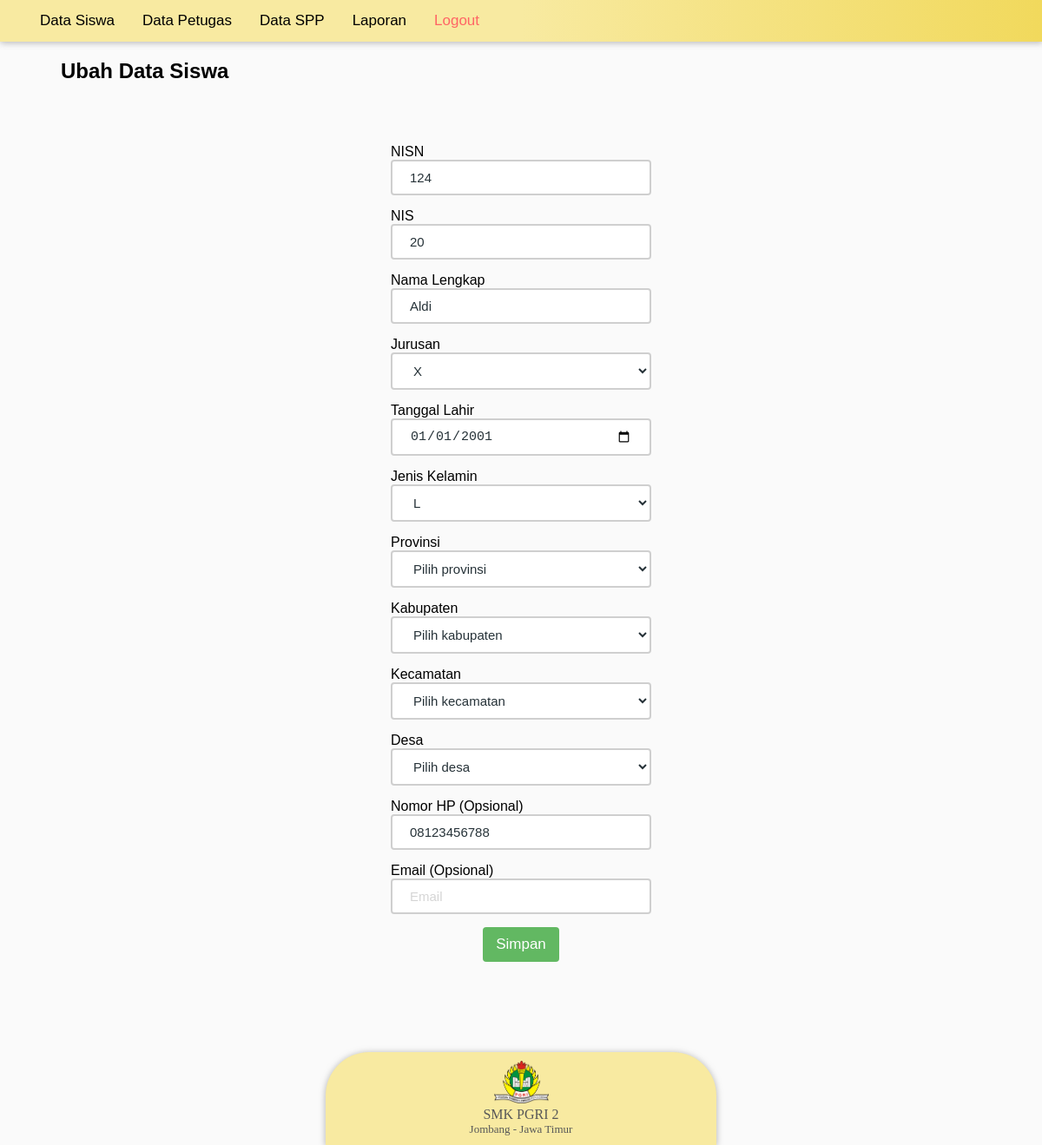
Screenshot of /includes/admin/?p=ubah-siswa&nisn=124 (signed in) with the database file from the repository.
### tables this page shows
CREATE TABLE `tb_siswa` (
  `nisn` int(11) NOT NULL,
  `nis` int(11) NOT NULL,
  `nama_lengkap` varchar(100) NOT NULL,
  `kelas` varchar(3) NOT NULL,
  `tanggal_lahir` date NOT NULL,
  `jenis_kelamin` enum('L','P') NOT NULL,
  `nomor_hp` varchar(13) DEFAULT NULL,
  `email` varchar(50) DEFAULT NULL,
  `id_desa` varchar(10) NOT NULL
);

### config/koneksi.php (called while the page is built, shortened)
<?php
    class Koneksi {
        var $host = 'localhost';
        var $user = 'root';
        var $pass = '';
        var $db_name = 'spp-pi-revisi';
        public function __construct() {
            $this->konek = mysqli_connect($this->host, $this->user, $this->pass, $this->db_name);
        }
    }

### includes/admin/admin.php (called while the page is built, shortened)
<?php
    require_once '../../config/koneksi.php';
    class Admin extends Koneksi {
        public function getDataSiswaByNisn($nisn){
            $stmt = mysqli_query($this->konek, "SELECT tb_siswa.*, kecamatan.id id_kecamatan, kabupaten.id id_kabupaten, provinsi.id id_provinsi FROM tb_siswa
            INNER JOIN wilayah_administratif_indonesia.desa ON desa.id = tb_siswa.id_desa
            INNER JOIN wilayah_administratif_indonesia.kecamatan ON kecamatan.id = desa.id_kecamatan
            INNER JOIN wilayah_administratif_indonesia.kabupaten ON kabupaten.id = kecamatan.id_kabupaten
            INNER JOIN wilayah_administratif_indonesia.provinsi ON provinsi.id = kabupaten.id_provinsi
            WHERE nisn = '$nisn'");
            return $stmt;
        }
    }

### includes/admin/ubah-siswa.php (the view, shortened to what this page needs)
<?php
    require_once 'header.php';
?>
<?php
    if(isset($_GET['nisn'])) {
        $dt_siswa = $admin->getDataSiswaByNisn($_GET['nisn']);
        foreach ($dt_siswa as $row) :
?>
<h2>Ubah Data Siswa</h2>
<div id="kontainer-konten">
    <div class="kontainerform">
        <form method="post">
            <label for="nis">NISN</label><br>
            <input class="inputtext" type="text" name="nisn" id="nisn" required value="<?= $row['nisn']; ?>">
            <br>
            <label for="nis">NIS</label><br>
            <input class="inputtext" type="text" name="nis" id="nis" required value="<?= $row['nis']; ?>">
            <br>
            <label for="nama">Nama Lengkap</label><br>
            <input class="inputtext" type="text" name="nama" id="nama" required value="<?= $row['nama_lengkap']; ?>">
            <br>
            <label for="kelas">Jurusan</label><br>
            <select name="kelas" id="kelas">
                <?php
                    echo "<option value='". $row['kelas'] ."'>" .$row['kelas']."</option>";
                ?>
            </select><br>
            <label>Tanggal Lahir</label>
            <input type="date" class="inputtext" name="tanggal_lahir" value="<?= $row['tanggal_lahir']; ?>" required>
            <label>Jenis Kelamin</label>
            <select name="jenis_kelamin" id="jenis_kelamin">
                <option value="L">L</option>
            </select>
            <label for="provinsi">Provinsi</label>
            <select name="provinsi" id="provinsi" required>
                <option value="" selected disabled>Pilih provinsi</option>
            </select>
            <label for="kabupaten">Kabupaten</label>
            <select name="kabupaten" id="kabupaten" required>
                <option value="" selected disabled>Pilih kabupaten</option>
            </select>
            <label for="kecamatan">Kecamatan</label>
            <select name="kecamatan" id="kecamatan" required>
                <option value="" selected disabled>Pilih kecamatan</option>
            </select>
            <label for="desa">Desa</label>
            <select name="desa" id="desa" required>
                <option value="" selected disabled>Pilih desa</option>
            </select>
            <label>Nomor HP (Opsional)</label>
            <input type="text" class="inputtext" name="nomor_hp" placeholder="Nomor HP" value="<?= $row['nomor_hp']; ?>">
            <label>Email (Opsional)</label>
            <input type="email" class="inputtext" name="email" placeholder="Email" value="<?= $row['email']; ?>">
            <input class="inputsubmit" type="submit" name="submit" value="Simpan">
        </form>
        <?php
            endforeach;
        }
        ?>
    </div>
</div>
<?php
    require_once 'footer.php';
?>

### style/style.css (style rules this page uses)
* { box-sizing: border-box; scroll-behavior: smooth; }
html, body { background-color: rgb(250, 250, 250); font-family: Verdana, Geneva, Tahoma, sans-serif; margin: 0; height: 100%; }
h2 { margin-left: 70px ; }
::placeholder { opacity: 0.3; }
#kontainer-konten { display: flex; width: 100%; padding: 50px; padding-bottom: 100px; justify-content: center; min-height: 70%; margin-bottom: -350px; }
.inputsubmit { font-size: 17px; background-color: rgb(98, 184, 98); color: white; padding: 10px 15px; border: none; text-decoration: none; border-radius: 4px; text-align: center; justify-content: center; display: block; margin-left: auto; margin-right: auto; }
.kontainerform { display: flex; border-radius: 5px; display: block; margin-left: auto; margin-right: auto; width: 300px; }
.inputtext,.boxcari, .inputpassword, select { width: 100%; padding: 10px 20px; margin-bottom: 15px; display: inline-block; border: 2px solid rgb(207, 207, 207); border-radius: 4px; box-sizing: border-box; color: rgb(38, 50, 56); font-weight: 400; font-size: 15px; background: rgb(255, 255, 255); }

### rows the page displays
tb_siswa: nisn "124", nis "20", nama "Aldi", kelas "X", tanggal_lahir "01/01/2001", nomor_hp "08123456788"
